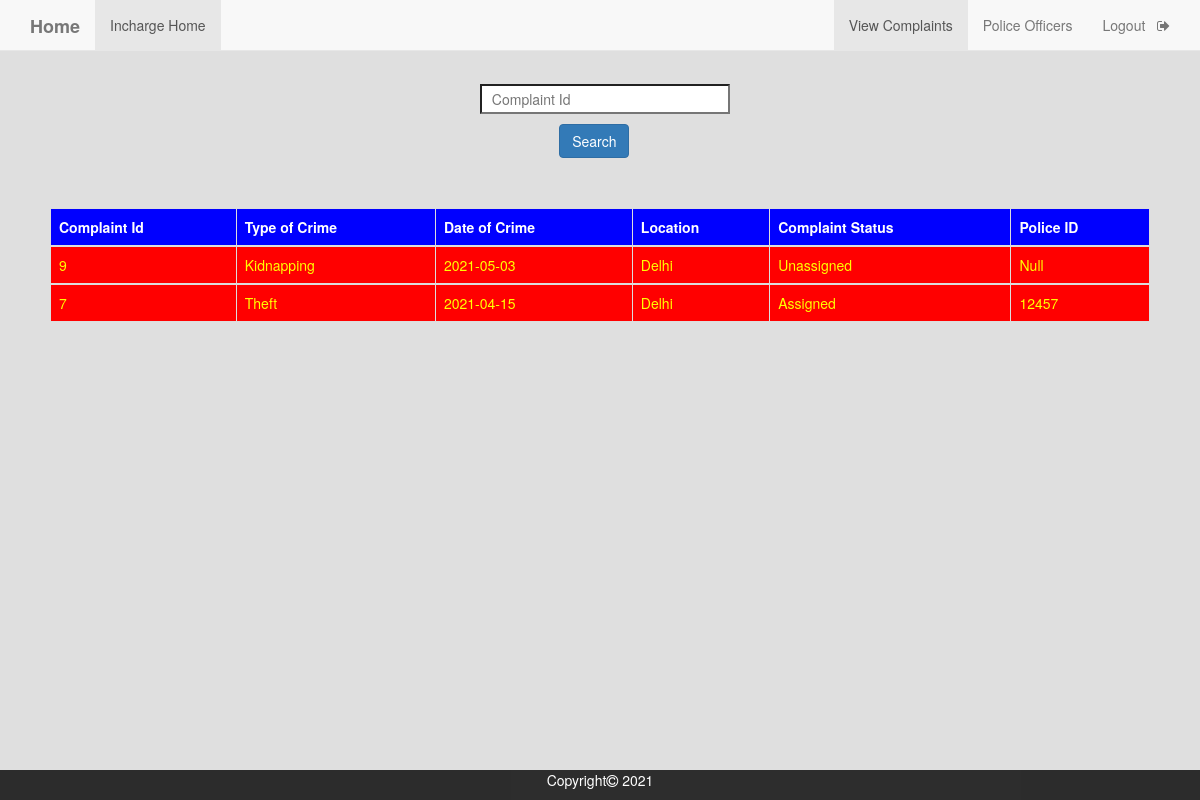
/incharge_complain_page.php (signed in), run on the app's committed database.
### tables this page shows
CREATE TABLE `complaint` (
  `c_id` int(11) NOT NULL,
  `a_no` bigint(12) NOT NULL,
  `location` varchar(50) NOT NULL,
  `type_crime` varchar(50) NOT NULL,
  `d_o_c` date NOT NULL,
  `description` varchar(7000) NOT NULL,
  `inc_status` varchar(50) DEFAULT 'Unassigned',
  `pol_status` varchar(50) DEFAULT 'null',
  `p_id` varchar(50) DEFAULT 'Null'
);

### Incharge_complain_page.php (the view, shortened to what this page needs)
<!DOCTYPE html>
<html>
<head>
    <?php
    $conn=mysqli_connect("localhost","root","","cr_system");
    $i_id=$_SESSION['email'];
    $result1=mysqli_query($conn,"SELECT location FROM police_station where i_id='$i_id'");
    $q2=mysqli_fetch_assoc($result1);
    $location=$q2['location'];
    $query="select c_id,type_crime,d_o_c,location,inc_status,p_id from complaint where location='$location' order by c_id desc";
    $result=mysqli_query($conn,$query);
    ?>
	<link rel="stylesheet" type="text/css" href="https://maxcdn.bootstrapcdn.com/bootstrap/3.3.5/css/bootstrap.min.css">
	<link rel="stylesheet" type="text/css" href="https://maxcdn.bootstrapcdn.com/font-awesome/4.4.0/css/font-awesome.min.css">
</head>
<body style="background-color: #dfdfdf">
	<nav  class="navbar navbar-default navbar-fixed-top">
  <div class="container">
    <div class="navbar-header">
      <a class="navbar-brand" href="home.php"><b>Home</b></a>
    </div>
    <div id="navbar" class="collapse navbar-collapse">
      <ul class="nav navbar-nav">
        <li class="active"><a href="Incharge_complain_page.php">Incharge Home</a></li>
      </ul>
      <ul class="nav navbar-nav navbar-right">
        <li class="active" ><a href="Incharge_complain_page.php">View Complaints</a></li>
        <li ><a href="incharge_view_police.php">Police Officers</a></li>
        <li><a href="inc_logout.php">Logout &nbsp <i class="fa fa-sign-out" aria-hidden="true"></i></a></li>
      </ul>
    </div>
  </div>
 </nav>
    <form style="margin-top: 7%; margin-left: 40%;" method="post">
      <input type="text" name="cid" style="width: 250px; height: 30px; background-color:white;" placeholder="&nbsp Complaint Id" id="ciid" onfocusout="f1()" required>
        <div>
      <input class="btn btn-primary" type="submit" value="Search" name="s2" style="margin-top: 10px; margin-left: 11%;">
        </div>
    </form>
 <div style="padding:50px;">
   <table class="table table-bordered">
    <thead class="thead-dark" style="background-color: blue; color: white;">
      <tr>
        <th scope="col">Complaint Id</th>
        <th scope="col">Type of Crime</th>
        <th scope="col">Date of Crime</th>
        <th scope="col">Location</th>
        <th scope="col">Complaint Status</th>
          <th scope="col">Police ID</th>
      </tr>
    </thead>
            <?php
              while($rows=mysqli_fetch_assoc($result)){
             ?>
            <tbody style="background-color: red; color: yellow;">
      <tr>
        <td><?php echo $rows['c_id'];?></td>
        <td><?php echo $rows['type_crime'];?></td>
        <td><?php echo $rows['d_o_c'];?></td>
          <td><?php echo $rows['location'];?></td>
          <td><?php echo $rows['inc_status']; ?></td>
          <td><?php echo $rows['p_id']; ?></td>
      </tr>
    </tbody>
    <?php
    }
    ?>
</table>
 </div>
    <div style="position: fixed;
   left: 0;
   bottom: 0;
   width: 100%;
   height: 30px;
   background-color: rgba(0,0,0,0.8);
   color: white;
   text-align: center;">
 <div id="fcr">Copyright<i class="fa fa-copyright" aria-hidden="true"></i> 2021
      </div></div>
</body>
</html>

### data on the page
complaint: c_id "9", type_crime "Kidnapping", d_o_c "2021-05-03", location "Delhi", inc_status "Unassigned", p "Null"
complaint: c_id "7", type_crime "Theft", d_o_c "2021-04-15", location "Delhi", inc_status "Assigned", p "12457"
